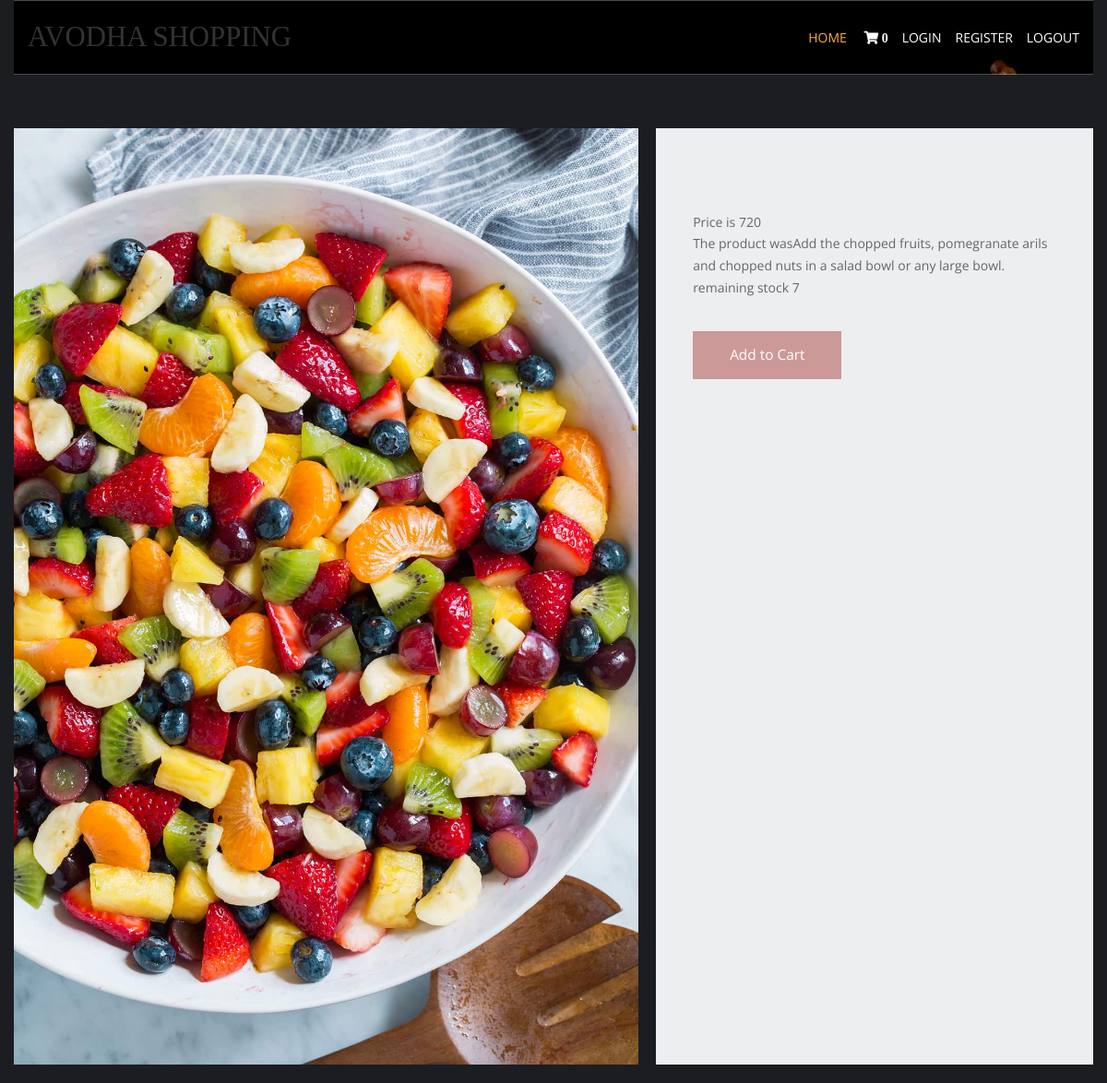
The page /fruit_reciepes/fruit_salad on the database its author committed.
### shop/models.py (models this page shows, shortened)
class products(models.Model):
        name = models.CharField(max_length=250, unique=True)
        slug = models.SlugField(max_length=250,unique=True)
        img=models.ImageField(upload_to='product')
        desc=models.TextField()
        stock=models.IntegerField()
        available=models.BooleanField()
        price=models.IntegerField()
        category=models.ForeignKey(Categ,on_delete=models.CASCADE)

### shop/views.py (the view)
# urls.py: path('<slug:c_slug>/<slug:product_slug>',views.prodDetails,name='details'),
def prodDetails(request,c_slug,product_slug):
    try:
        prod=products.objects.get(category__slug=c_slug,slug=product_slug)
    except Exception as e:
        raise e
    return render(request,'item.html',{'pr':prod})

### cart/context_processor.py (called while the page is built)
def count(request):
    item_count=0
    if 'admin' in request.path:
        return {}
    else:
        try:
            ct=cartlist.objects.filter(cart_id=c_id(request))
            cti=item.objects.all().filter(cart=ct[:1])
            for c in cti:
                item_count += c.quan
        except cartlist.DoesNotExist:
            item_count=0
        return dict(itc=item_count)

### cart/views.py (called while the page is built)
def c_id(request):
    ct_id=request.session.session_key
    if not ct_id:
        ct_id=request.session.create()
    return ct_id

### templates/item.html (shortened to what this page needs)
{% extends 'base.html' %}
{% load static %}
{% block content %}
<head>
    <link href="{% static 'pr/fontawesome/css/all.min.css' %}" rel="stylesheet" />
    <link href="{% static 'pr/css/templatemo-comparto.css'%}" rel="stylesheet" />
</head>
<body>
  <br><br>
        <section class="tm-mb-1" id="about">
            <div class="tm-row tm-about-row">
                <div class="tm-section-1-l">
                    <img src={{pr.img.url}} alt="About image" class="tm-img-responsive">
                </div>
                <article class="tm-section-1-r tm-bg-color-8">
                    <p>Price is {{pr.price}} <br> The product was{{pr.desc}}
                        <br> remaining stock {{pr.stock }}
                    </p>
                {% if pr.stock <= 0 %}
                    <h1 style="color:red"> Sorry NO Stock Available</h1>
                {% else %}
                    <a href="{% url 'addcart' pr.id %}" class="tm-btn tm-btn-1 tm-link-to-services">Add to Cart</a>
                {% endif %}
                </article>
            </div>
        </section>
</body>
</html>
{% endblock %}

### static/hm/layout/styles/layout.css (style rules this page uses)
*, *::before, *::after { transition:all .3s ease-in-out; }
body { color:#A5A6AA; background-color:#1C1D21; }
a { color:#FBAB45; }

### static/pr/css/templatemo-comparto.css (style rules this page uses)
*, *::before, *::after { box-sizing: border-box; outline: none; }
ul, h1, h2, h3, h4, p, figure { padding: 0; margin: 0; }
body { font-family: 'Open Sans', Arial, sans-serif; font-size: 18px; overflow-x: hidden; padding-left: 15px; padding-right: 15px; margin: 0; }
a { transition: all 0.3s ease; text-decoration: none; }
p { color: #666; line-height: 1.7; margin-bottom: 35px; }
.tm-mb-1 { margin-bottom: 20px; }
.tm-bg-color-8 { background-color: #EDEEEF; }
.tm-img-responsive { max-width: 100%; height: auto; }
.tm-section-1-l { width: 57.85%; margin-right: 1.65%; }
.tm-section-1-r { padding: 50px 40px; width: 40.5%; }
.tm-row { display: flex; }
.tm-btn { display: inline-block; padding: 15px 40px; font-size: 1.1rem; border: none; background-color: #CC9999; color: white; }
a { color: #666; }

### static/hm/layout/styles/framework.css (style rules this page uses)
html { overflow-y:scroll; overflow-x:hidden; }
html, body { margin:0; padding:0; font-size:14px; line-height:1.6em; }
*, *::before, *::after { box-sizing:border-box; }
a { outline:none; text-decoration:none; }
img { width:auto; max-width:100%; height:auto; margin:0; padding:0; border:none; line-height:normal; vertical-align:middle; }
body, input, textarea, select { font-family:Verdana, Geneva, sans-serif; }
::placeholder { opacity:1; }
address, article, aside, figcaption, figure, footer, header, main, nav, section { display:block; margin:0; padding:0; }

### rows shown on the page
products: img (picture), price "720", desc "Add the chopped fruits, pomegranate arils and chopped nuts in a salad bowl or any large bowl.", stock "7"

### other values the page prints
{{ itc }} "0"
